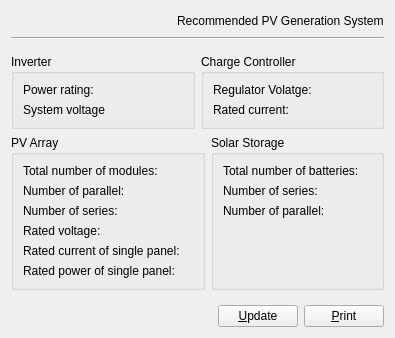
<?xml version="1.0" encoding="UTF-8"?>
<ui version="4.0">
 <class>FormRecomendedPVSystem</class>
 <widget class="QWidget" name="FormRecomendedPVSystem">
  <property name="geometry">
   <rect>
    <x>0</x>
    <y>0</y>
    <width>361</width>
    <height>338</height>
   </rect>
  </property>
  <property name="windowTitle">
   <string>Form</string>
  </property>
  <layout class="QVBoxLayout" name="verticalLayout_6">
   <item>
    <layout class="QHBoxLayout" name="horizontalLayout">
     <item>
      <spacer name="horizontalSpacer">
       <property name="orientation">
        <enum>Qt::Horizontal</enum>
       </property>
       <property name="sizeHint" stdset="0">
        <size>
         <width>40</width>
         <height>20</height>
        </size>
       </property>
      </spacer>
     </item>
     <item>
      <widget class="QLabel" name="label_3">
       <property name="text">
        <string>Recommended PV Generation System</string>
       </property>
      </widget>
     </item>
    </layout>
   </item>
   <item>
    <widget class="Line" name="line">
     <property name="orientation">
      <enum>Qt::Horizontal</enum>
     </property>
    </widget>
   </item>
   <item>
    <spacer name="verticalSpacer">
     <property name="orientation">
      <enum>Qt::Vertical</enum>
     </property>
     <property name="sizeHint" stdset="0">
      <size>
       <width>20</width>
       <height>10</height>
      </size>
     </property>
    </spacer>
   </item>
   <item>
    <layout class="QHBoxLayout" name="horizontalLayout_3">
     <item>
      <widget class="QGroupBox" name="groupBox">
       <property name="title">
        <string>Inverter</string>
       </property>
       <layout class="QVBoxLayout" name="verticalLayout">
        <item>
         <layout class="QFormLayout" name="formLayout">
          <item row="0" column="0">
           <widget class="QLabel" name="label">
            <property name="text">
             <string>Power rating:</string>
            </property>
           </widget>
          </item>
          <item row="1" column="0">
           <widget class="QLabel" name="label_2">
            <property name="text">
             <string>System voltage</string>
            </property>
           </widget>
          </item>
          <item row="1" column="1">
           <widget class="QLabel" name="systemVoltageLabel">
            <property name="text">
             <string/>
            </property>
           </widget>
          </item>
          <item row="0" column="1">
           <widget class="QLabel" name="powerRatingLabel">
            <property name="text">
             <string/>
            </property>
           </widget>
          </item>
         </layout>
        </item>
       </layout>
      </widget>
     </item>
     <item>
      <widget class="QGroupBox" name="groupBox_2">
       <property name="title">
        <string>Charge Controller</string>
       </property>
       <layout class="QVBoxLayout" name="verticalLayout_2">
        <item>
         <layout class="QFormLayout" name="formLayout_2">
          <item row="0" column="0">
           <widget class="QLabel" name="label_4">
            <property name="text">
             <string>Regulator Volatge:</string>
            </property>
           </widget>
          </item>
          <item row="1" column="0">
           <widget class="QLabel" name="label_5">
            <property name="text">
             <string>Rated current:</string>
            </property>
           </widget>
          </item>
          <item row="1" column="1">
           <widget class="QLabel" name="ratedCurrentLabel">
            <property name="text">
             <string/>
            </property>
           </widget>
          </item>
          <item row="0" column="1">
           <widget class="QLabel" name="regulatorVoltageLabel">
            <property name="text">
             <string/>
            </property>
           </widget>
          </item>
         </layout>
        </item>
       </layout>
      </widget>
     </item>
    </layout>
   </item>
   <item>
    <layout class="QHBoxLayout" name="horizontalLayout_4">
     <item>
      <widget class="QGroupBox" name="groupBox_3">
       <property name="title">
        <string>PV Array</string>
       </property>
       <layout class="QVBoxLayout" name="verticalLayout_5">
        <item>
         <layout class="QFormLayout" name="formLayout_3">
          <item row="0" column="0">
           <widget class="QLabel" name="label_6">
            <property name="text">
             <string>Total number of modules:</string>
            </property>
           </widget>
          </item>
          <item row="0" column="1">
           <widget class="QLabel" name="totalNumberPVModulesLabel">
            <property name="text">
             <string/>
            </property>
           </widget>
          </item>
          <item row="1" column="0">
           <widget class="QLabel" name="label_7">
            <property name="text">
             <string>Number of parallel:</string>
            </property>
           </widget>
          </item>
          <item row="1" column="1">
           <widget class="QLabel" name="numberOfPVParallelLabel">
            <property name="text">
             <string/>
            </property>
           </widget>
          </item>
          <item row="2" column="0">
           <widget class="QLabel" name="label_10">
            <property name="text">
             <string>Number of series:</string>
            </property>
           </widget>
          </item>
          <item row="2" column="1">
           <widget class="QLabel" name="numberOfPVSeriesLabel">
            <property name="text">
             <string/>
            </property>
           </widget>
          </item>
          <item row="3" column="0">
           <widget class="QLabel" name="label_11">
            <property name="text">
             <string>Rated voltage:</string>
            </property>
           </widget>
          </item>
          <item row="3" column="1">
           <widget class="QLabel" name="ratedPVVoltageLabel">
            <property name="text">
             <string/>
            </property>
           </widget>
          </item>
          <item row="4" column="0">
           <widget class="QLabel" name="label_14">
            <property name="text">
             <string>Rated current of single panel:</string>
            </property>
           </widget>
          </item>
          <item row="4" column="1">
           <widget class="QLabel" name="ratedCurrentPVSinglePanelLabel">
            <property name="text">
             <string/>
            </property>
           </widget>
          </item>
          <item row="5" column="0">
           <widget class="QLabel" name="label_15">
            <property name="text">
             <string>Rated power of single panel:</string>
            </property>
           </widget>
          </item>
          <item row="5" column="1">
           <widget class="QLabel" name="ratedPowerPVSinglePanelLabel">
            <property name="text">
             <string/>
            </property>
           </widget>
          </item>
         </layout>
        </item>
       </layout>
      </widget>
     </item>
     <item>
      <widget class="QGroupBox" name="groupBox_4">
       <property name="title">
        <string>Solar Storage</string>
       </property>
       <layout class="QVBoxLayout" name="verticalLayout_4">
        <item>
         <layout class="QFormLayout" name="formLayout_4">
          <item row="0" column="0">
           <widget class="QLabel" name="label_8">
            <property name="text">
             <string>Total number of batteries:</string>
            </property>
           </widget>
          </item>
          <item row="0" column="1">
           <widget class="QLabel" name="totalNumberBatteriesLabel">
            <property name="text">
             <string/>
            </property>
           </widget>
          </item>
          <item row="1" column="0">
           <widget class="QLabel" name="label_9">
            <property name="text">
             <string>Number of series:</string>
            </property>
           </widget>
          </item>
          <item row="1" column="1">
           <widget class="QLabel" name="numberOfBatteriesInSeriesLabel">
            <property name="text">
             <string/>
            </property>
           </widget>
          </item>
          <item row="2" column="0">
           <widget class="QLabel" name="label_12">
            <property name="text">
             <string>Number of parallel:</string>
            </property>
           </widget>
          </item>
          <item row="2" column="1">
           <widget class="QLabel" name="numberOfBatteriesInParallelLabel">
            <property name="text">
             <string/>
            </property>
           </widget>
          </item>
          <item row="3" column="1">
           <widget class="QLabel" name="ampereCapacityLabel">
            <property name="text">
             <string/>
            </property>
           </widget>
          </item>
         </layout>
        </item>
       </layout>
      </widget>
     </item>
    </layout>
   </item>
   <item>
    <spacer name="verticalSpacer_2">
     <property name="orientation">
      <enum>Qt::Vertical</enum>
     </property>
     <property name="sizeHint" stdset="0">
      <size>
       <width>20</width>
       <height>10</height>
      </size>
     </property>
    </spacer>
   </item>
   <item>
    <layout class="QHBoxLayout" name="horizontalLayout_5">
     <item>
      <spacer name="horizontalSpacer_2">
       <property name="orientation">
        <enum>Qt::Horizontal</enum>
       </property>
       <property name="sizeHint" stdset="0">
        <size>
         <width>40</width>
         <height>20</height>
        </size>
       </property>
      </spacer>
     </item>
     <item>
      <widget class="QPushButton" name="updatePushButton">
       <property name="text">
        <string>&amp;Update</string>
       </property>
      </widget>
     </item>
     <item>
      <widget class="QPushButton" name="printPushButton">
       <property name="text">
        <string>&amp;Print</string>
       </property>
      </widget>
     </item>
    </layout>
   </item>
  </layout>
 </widget>
 <resources/>
 <connections/>
</ui>
